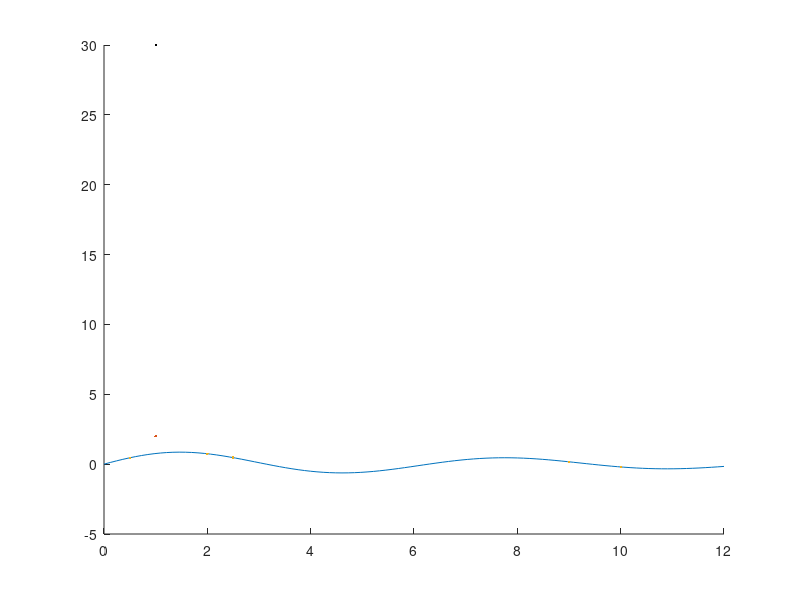

The MATLAB source for this figure:
% Martins and Ning Optimization Techniques
% Chap 10
% Example 10.7

%% Functiona and sample points
f = @(x) exp(-0.1*x).*sin(x);

x = linspace(0,12);
xs = [0.5,2,2.5,9,10];
ns = length(xs);

figure(1); clf; hold on
plot(x,f(x),linewidth=2)
plot(xs,f(xs),'.',MarkerSize=30,Color="black")


%% Optimal kriging parameters

% Define Gaussian kernel

% Optimal mean value
mu_star = ones(1,ns);

% Optimal variance value
